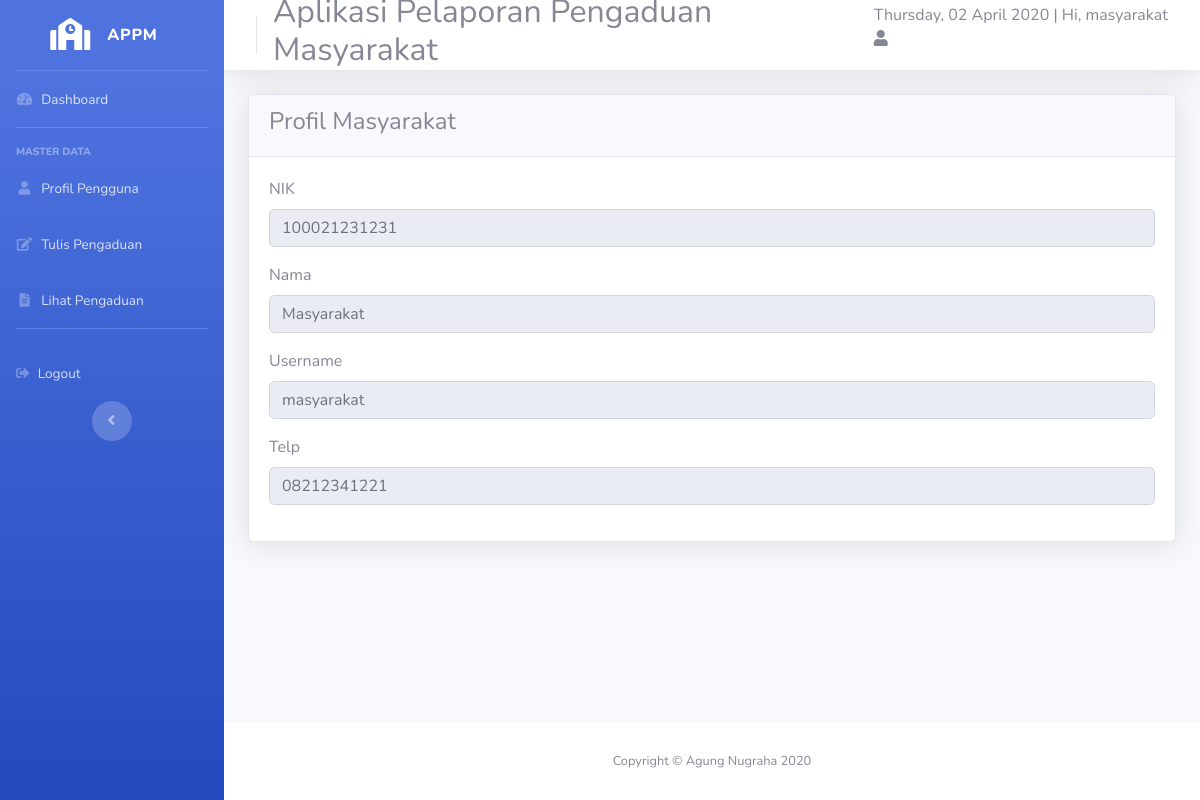
Page /masyarakat.php?url=profil_masyarakat (signed in) on the committed database.
### tables this page shows
CREATE TABLE `masyarakat` (
  `nik` char(16) NOT NULL,
  `nama` varchar(35) NOT NULL,
  `username` varchar(25) NOT NULL,
  `password` varchar(32) NOT NULL,
  `telp` varchar(13) NOT NULL
);

### profil_masyarakat.php (the view, shortened to what this page needs)
<!DOCTYPE html>
<html lang="en">
<head>
  <link href="vendor/fontawesome-free/css/all.min.css" rel="stylesheet" type="text/css">
  <link href="css/sb-admin-2.min.css" rel="stylesheet">
</head>
<body id="page-top">
  <div class="card shadow">
      <div class="card-header">
            <h4>Profil Masyarakat</h4>
      </div>
      <div class="card-body">
        <?php
        require 'koneksi.php';
        $sql=mysqli_query($koneksi, "SELECT * FROM masyarakat WHERE nik=$_SESSION[nik];");
        if($data=mysqli_fetch_array($sql))
        {
         ?>
          <form action="#" method="post" class="form-horizontal" enctype="multipart/form-data">
             <div class="form-group cols-sm-6">
                  <label>NIK </label>
                  <input type="text" class="form-control" name="nik" value="<?php echo $data['nik']; ?>" readonly>
              </div>
               <div class="form-group cols-sm-6">
                  <label>Nama </label>
                  <input type="text" class="form-control" name="nama" value="<?php echo $data['nama']; ?>" readonly>
              </div>
              <div class="form-group cols-sm-6">
                  <label>Username</label>
                  <input type="text" class="form-control" name="username" value="<?php echo $data['username']; ?>" readonly>
              </div>
              <div class="form-group cols-sm-6">
                  <label>Telp</label>
                  <input type="number" class="form-control" name="telp" value="<?php echo $data['telp']; ?>" readonly>
              </div>
          </form>
        <?php } ?>
</div>
</div>
</body>
</html>

### rows in the picture
masyarakat: nik "100021231231", nama "Masyarakat", username "masyarakat", telp "08212341221"

### other values in the picture
$_SESSION['nama'] "masyarakat"
